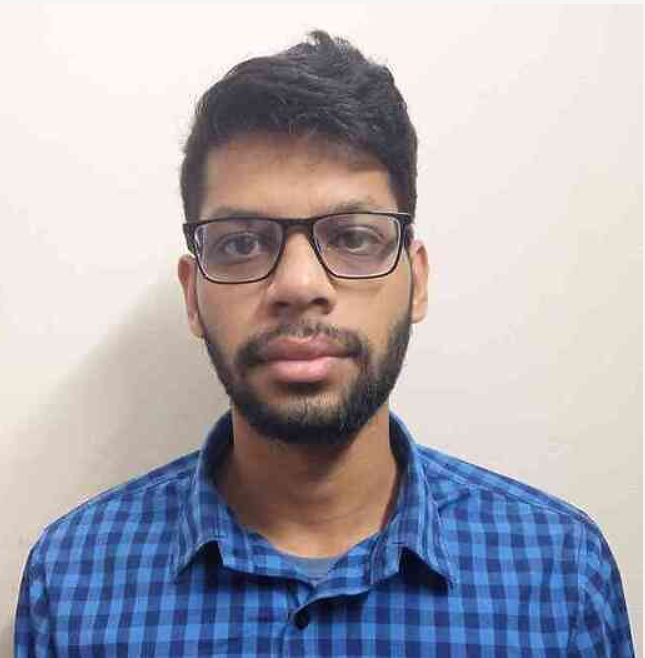
%> input picture baust/CSE 4246 Digital Image Processing/img/saad.png, 645 x 658 px
$ octave lab2p2.m   (GNU Octave 9; MATLAB toolbox functions it lacks are replaced by stand-ins)
%> lines starting %> are read from the running program, lines starting %| are printed output that depends on the picture
clear; clc;
img=imread('img/saad.png');
%> img is the input picture: size 658x645x3 uint8; mean R, G, B 171.4, 168.7, 177.5
imgGRAY=rgb2gray(img);
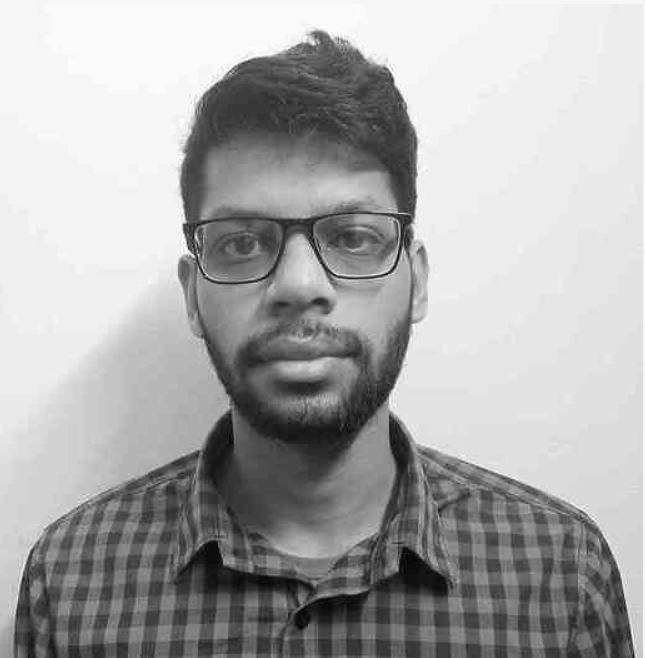
%> imgGRAY: size 658x645 uint8; min 3, max 253, mean 170.5
subplot(2,2,1);
imshow(imgGRAY);
imgVER = imgGRAY(end : -1: 1, :);
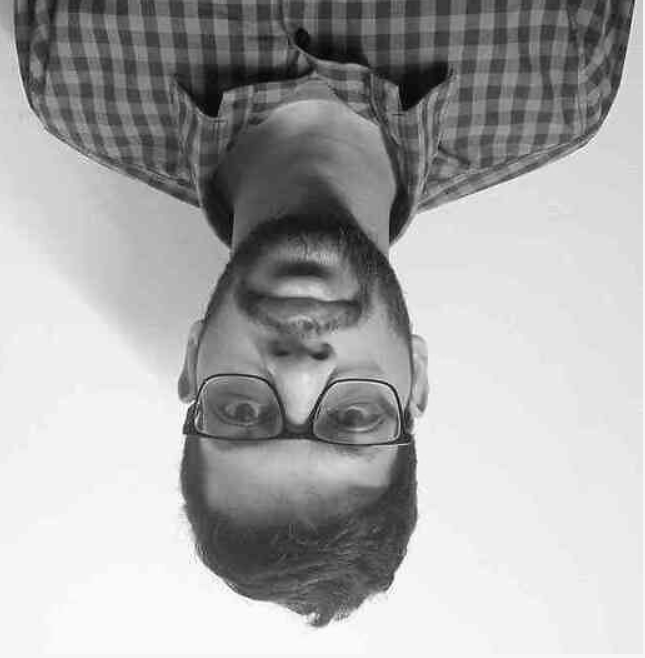
%> imgVER: size 658x645 uint8; min 3, max 253, mean 170.5; mean of the top-left, top-right, bottom-left and bottom-right quarters 127.3, 146.6, 198.7, 209.1
subplot(2,2,2);
imshow(imgVER);
imgHOR = imgGRAY( : ,  end: -1 : 1);
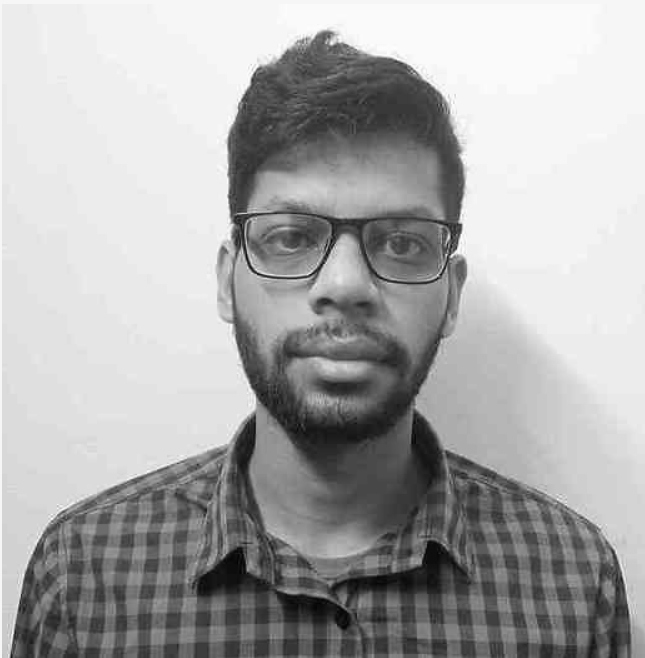
%> imgHOR: size 658x645 uint8; min 3, max 253, mean 170.5; mean of the top-left, top-right, bottom-left and bottom-right quarters 209.3, 198.5, 146.8, 127.2
subplot(2,2,3);
imshow(imgHOR);

$ run again, with baust/CSE 4246 Digital Image Processing/img/hari.png copied over baust/CSE 4246 Digital Image Processing/img/saad.png
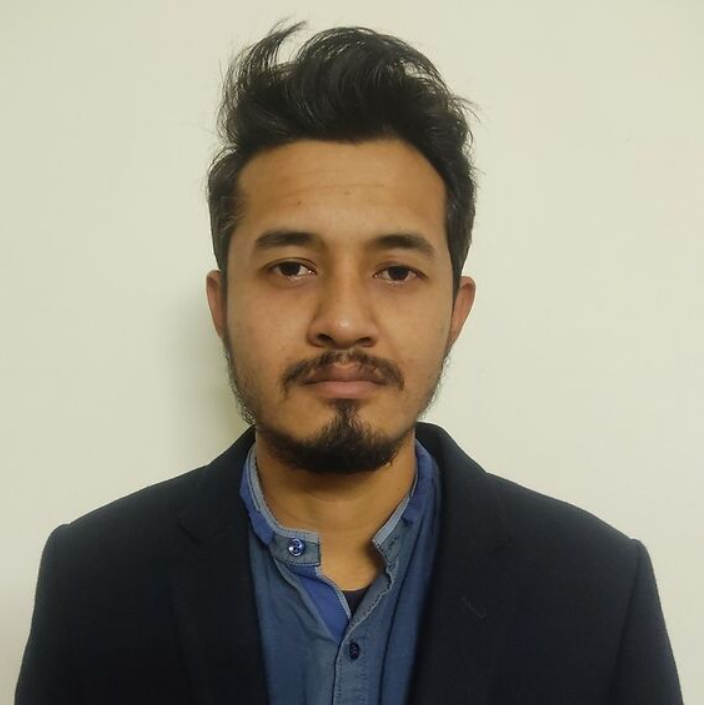
%> input picture baust/CSE 4246 Digital Image Processing/img/hari.png, 704 x 705 px
%> img is the input picture: size 705x704x3 uint8; mean R, G, B 147.6, 141.9, 126.9
%> `imgVER = imgGRAY(end : -1: 1, :);`:
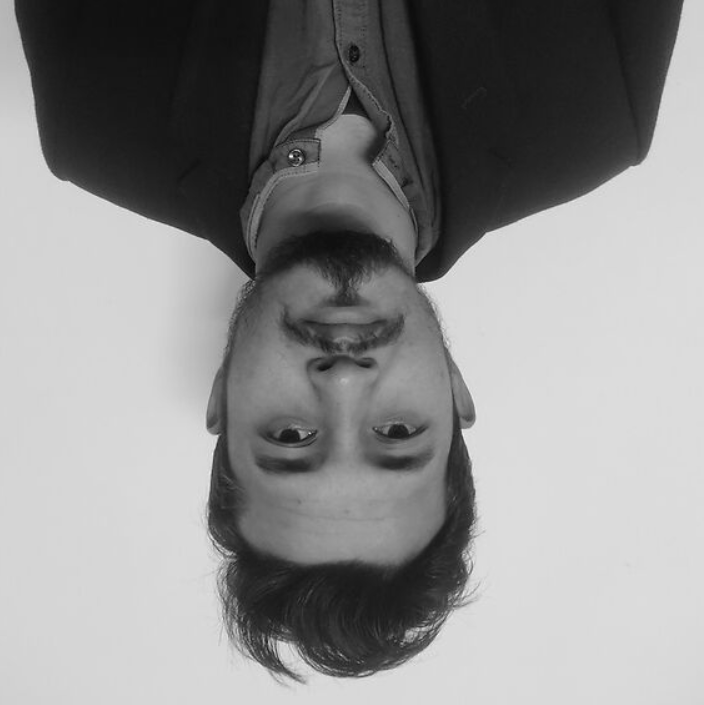
%> imgVER: size 705x704 uint8; min 5, max 249, mean 141.9; mean of the top-left, top-right, bottom-left and bottom-right quarters 98.3, 112.2, 172.4, 184.5
%> `imgHOR = imgGRAY( : ,  end: -1 : 1);`:
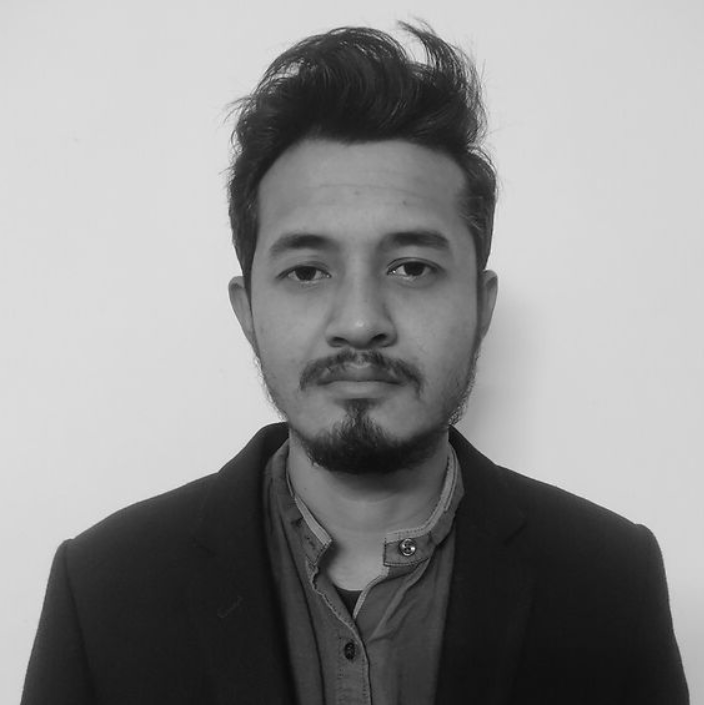
%> imgHOR: size 705x704 uint8; min 5, max 249, mean 141.9; mean of the top-left, top-right, bottom-left and bottom-right quarters 184.5, 172.4, 112.4, 98.6
